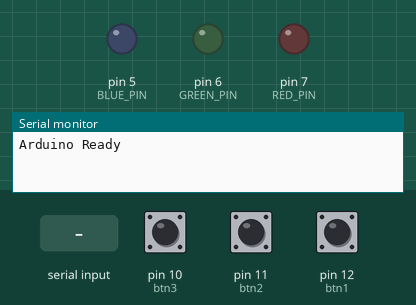
This sketch was run on a simulated Arduino Uno, built with avr-gcc and run on an emulated ATmega328P. Shown: output pins drawn as LEDs (lit = HIGH), the last lines printed to the serial monitor. Dashed ring = blinking. The inputs (shaded band) are chosen by the test bench; at power-on: pin 10 (btn3) HIGH, pin 11 (btn2) HIGH, pin 12 (btn1) HIGH.

Above: at 1.2 s.
1.3 s: pin 10 (btn3) pulled LOW for 1 s
At 1.42 s:
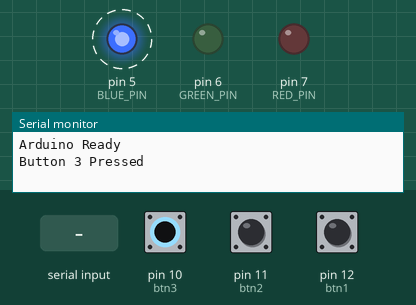
3.8 s: "1" received over Serial
At 5.6 s:
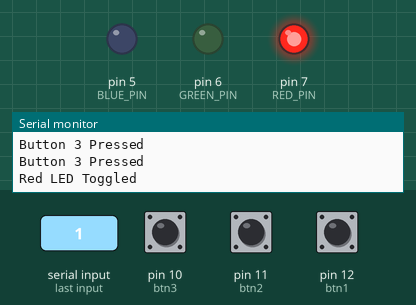
6.3 s: pin 11 (btn2) pulled LOW for 3.2 s
At 10.3 s:
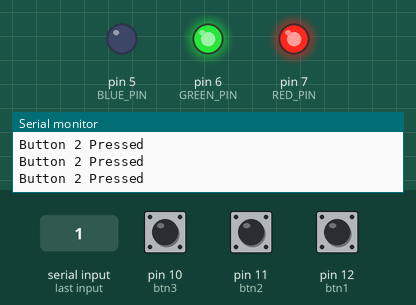
11.0 s: "3" received over Serial
At 13.2 s:
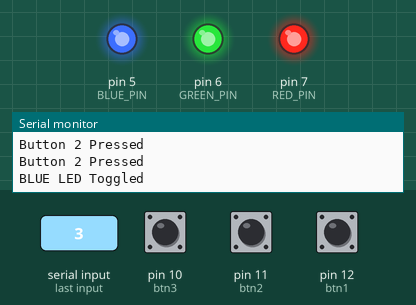
13.5 s: "2" received over Serial
At 15.4 s:
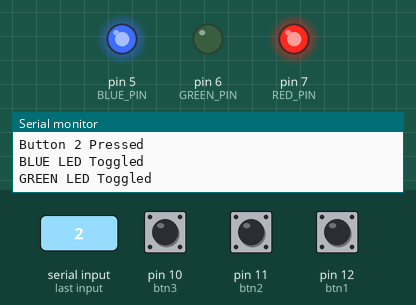
16.0 s: pin 10 (btn3) pulled LOW for 0.15 s
At 16.5 s:
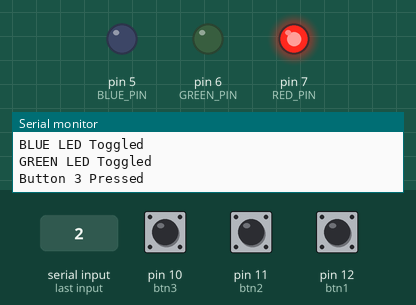
Timing chart, 0 to 18.6 s (numbered marks = the images above; inputs shaded):
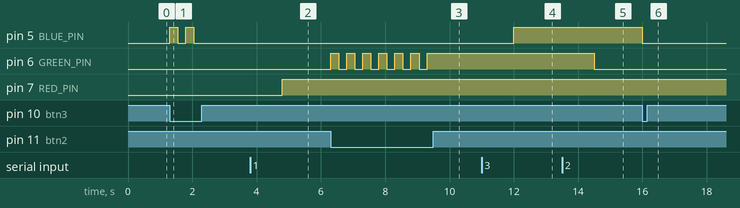

The sketch:

Laboratory_7.ino
```cpp
#include "ledheader.h"

const int btn1 = 12;
const int btn2 = 11;
const int btn3 = 10;

void setup() {
  Serial.begin(9600);
  initLEDPins();
  pinMode(btn1, INPUT_PULLUP);
  pinMode(btn2, INPUT_PULLUP);
  pinMode(btn3, INPUT_PULLUP);
  Serial.println("Arduino Ready");
}

void loop() {
  if (Serial.available() > 0) {
    String cmd = Serial.readString();
    cmd.trim();
    cmd.toLowerCase();

    if (cmd == "1") {
      toggleLED(RED_PIN);
      Serial.println("Red LED Toggled");
    } else if (cmd == "2") {
      toggleLED(GREEN_PIN);
      Serial.println("GREEN LED Toggled");
    } else if (cmd == "3") {
      toggleLED(BLUE_PIN);
      Serial.println("BLUE LED Toggled");
    } else if (cmd == "on") {
      setOnLED();
      Serial.println("All LED On");
    } else if (cmd == "off") {
      setOffLED();
      Serial.println("All LED Off");
    }
    else {
      Serial.println("Invalid Command");
    }
  }

  if (digitalRead(btn1) == LOW) {
    Serial.println("Button 1 Pressed");
    delay(250); // debounce
  }

  if (digitalRead(btn2) == LOW) {
    toggleLED(GREEN_PIN);
    Serial.println("Button 2 Pressed");
    delay(250);
  }

  if (digitalRead(btn3) == LOW) {
    toggleLED(BLUE_PIN);
    Serial.println("Button 3 Pressed");
    delay(250);
  }
}
```

ledheader.h
```cpp
#ifndef LED_FUNCTIONS_H
#define LED_FUNCTIONS_H

#include <Arduino.h>

// LED Pins (as required)
const int RED_PIN   = 7;
const int GREEN_PIN = 6;
const int BLUE_PIN  = 5;

// Initialize LED pins
void initLEDPins() {
  pinMode(RED_PIN, OUTPUT);
  pinMode(GREEN_PIN, OUTPUT);
  pinMode(BLUE_PIN, OUTPUT);

  digitalWrite(RED_PIN, LOW);
  digitalWrite(GREEN_PIN, LOW);
  digitalWrite(BLUE_PIN, LOW);
}

// Toggle a specific LED
void toggleLED(int pin) {
  digitalWrite(pin, !digitalRead(pin));
}

void setOnLED() {
  digitalWrite(RED_PIN, HIGH);
  digitalWrite(GREEN_PIN, HIGH);
  digitalWrite(BLUE_PIN, HIGH);
}

void setOffLED() {
  digitalWrite(RED_PIN, LOW);
  digitalWrite(GREEN_PIN, LOW);
  digitalWrite(BLUE_PIN, LOW);
}

#endif
```

Measured:
- after the input at 1.3 s, pin 5 (BLUE_PIN): alternates HIGH for 0.25 s and LOW for 0.25 s, 4 changes in all, then stays LOW, starting at once
- after the input at 3.8 s, pin 7 (RED_PIN): LOW → HIGH after 1.0 s
- after the input at 6.3 s, pin 6 (GREEN_PIN): alternates HIGH for 0.25 s and LOW for 0.25 s, 13 changes in all, then stays HIGH, starting at once
- after the input at 11.0 s, pin 5 (BLUE_PIN): LOW → HIGH after 1.0 s
- after the input at 13.5 s, pin 6 (GREEN_PIN): HIGH → LOW after 1.0 s
- after the input at 16.0 s, pin 5 (BLUE_PIN): HIGH → LOW at once
